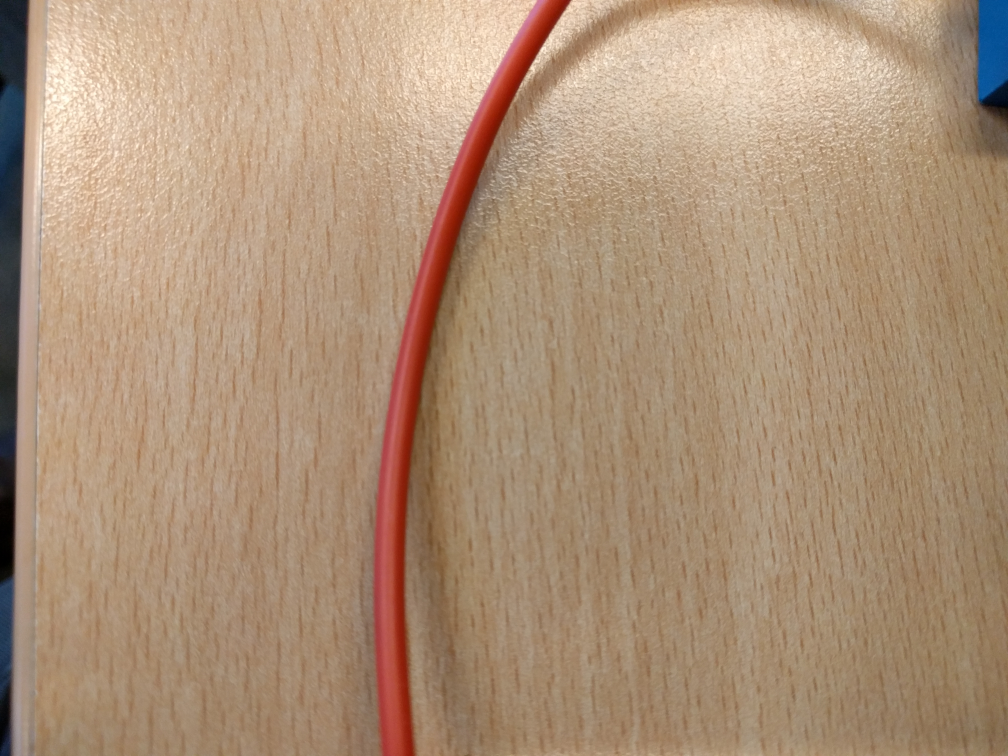
#> input picture red_line.jpg, 4032 x 3024 px (shown at 1/4 size)
$ python line_following.py
#> lines starting #> are read from the running program, lines starting #| are printed output that depends on the picture; after the words box and inside, x2 and y2 are one past the last pixel; in counts of white or black regions, pixels touching at a corner belong together; long printed decimals are rounded
import cv2 as cv
import numpy as np
import matplotlib.pyplot as plt

img = cv.imread("red_line.jpg")
#> img is the input picture: shape (3024, 4032, 3); mean B, G, R 119.9, 145.4, 172.7

vid = cv.VideoCapture.open("red_line_vid.jpg")

img = cv.resize(img, (806,604))
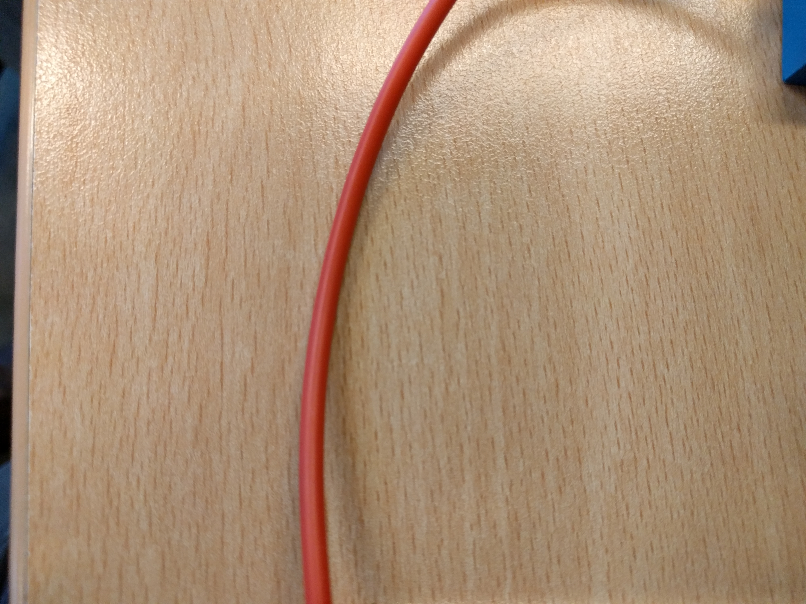
#> img: shape (604, 806, 3); mean B, G, R 119.8, 145.3, 172.6

img_hsv = cv.cvtColor(img, cv.COLOR_BGR2HSV)
#> img_hsv: shape (604, 806, 3); mean H, S, V 17.2, 82.4, 173.4

minBound = np.array([0, 140, 140])
maxBound = np.array([20, 255, 255])

mask = cv.inRange(img_hsv, minBound, maxBound)
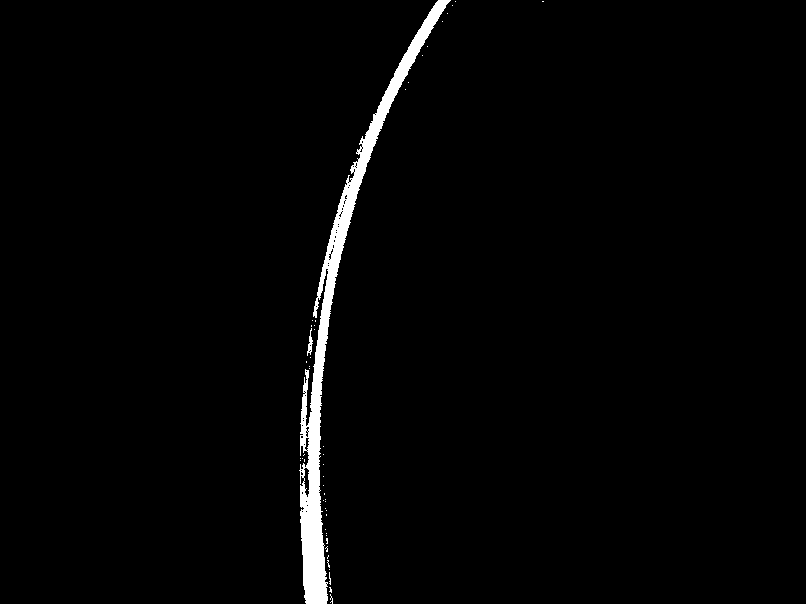
#> mask: shape (604, 806); 1.9% white; 48 white regions (46 under 20 px), largest, box (x1, y1, x2, y2) and area: (299, 0, 451, 604) 9107, (307, 328, 313, 356) 73

res = np.copy(img)
pline = []
for i in range(0, img.shape[0],4):
    for j in range(0, img.shape[1],4):
        if (mask[i,j] > 0):
            res[i,j] = np.array([0, 255, 0])
            pline.append([i, j])
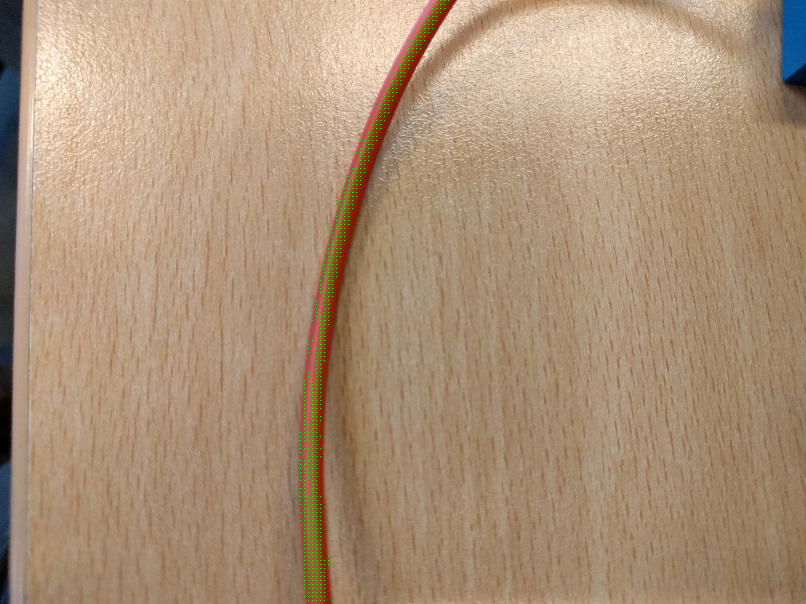
#> res: shape (604, 806, 3); 0.12% of pixels changed, all inside (x1, y1, x2, y2) = (300, 0, 449, 601)

pline = np.array(pline)

X = np.array([np.ones(pline.shape[0]), pline[:,0]]).T
y = np.array(pline[:, 1]).reshape(-1, 1)
coeffs = np.linalg.inv(X.T.dot(X)).dot(X.T).dot(y)
#> coeffs = [398.3, -0.181]

c = coeffs[0]
#> c = [398.3]
m = coeffs[1]
#> m = [-0.181]

print("c: " + str(c))
#| c: [398.284]
print("m: " + str(m))
#| m: [-0.1811]

height = res.shape[0]
#> height = 604
width = res.shape[1]
#> width = 806
pt1 = (c, 0)
#> pt1 = ([398.3], 0)
pt2 = (height*m + c, height)
#> pt2 = ([288.9], 604)
#> (the run stopped early here; a loop or call above may not have finished)
